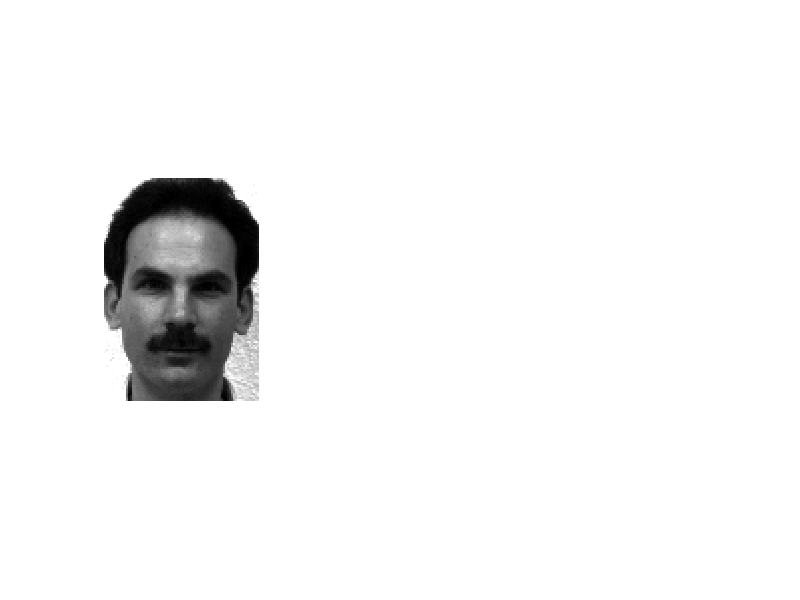

MATLAB code for this plot: (Note: this script raises an error after producing the figure.)

load('yface10.mat');
X = imcomplement(yface10/max(max(max(yface10))));

tol = 0.001;
e = 1;
p = 2;

z = X(:,e,p);
subplot(1,3,1);
imshow(reshape(z,[112, 78]))
%[S, F, G, H, D, C] = createTensor(X, tol);

% Least square
[e1, p1] = classification(C, H, z, tol);

im = reshape(X(:,e1,p1),[112,78]);
subplot(1,3,2)
imshow(im)

%QR

[e2, p2] = classificationQR(S, G , F, H, z, tol);

subplot(1,3,3);
imshow(reshape(X(:,e2,p2),[112,78]));

%Compression

k = 11;
[e3, p3] = compression(S, G, F, H, z, k, tol);

%%
clc
tol = 0.001;
for e = 1:11
    for p = 1:10
       z = X(:,e,p);
       %[e1, p1] = classification(C, H, z, tol);
       %[e1, p1] =  classificationQR(S, G, F, H, z, tol);
       [e1, p1] = compression(S, G, F, H, z, k, tol);
       if(p ~= p1)
           fprintf('p: %d ', p);
           fprintf('p1: %d \n', p1);
       end
    end   
 end
fprintf('Done \n');

%%
